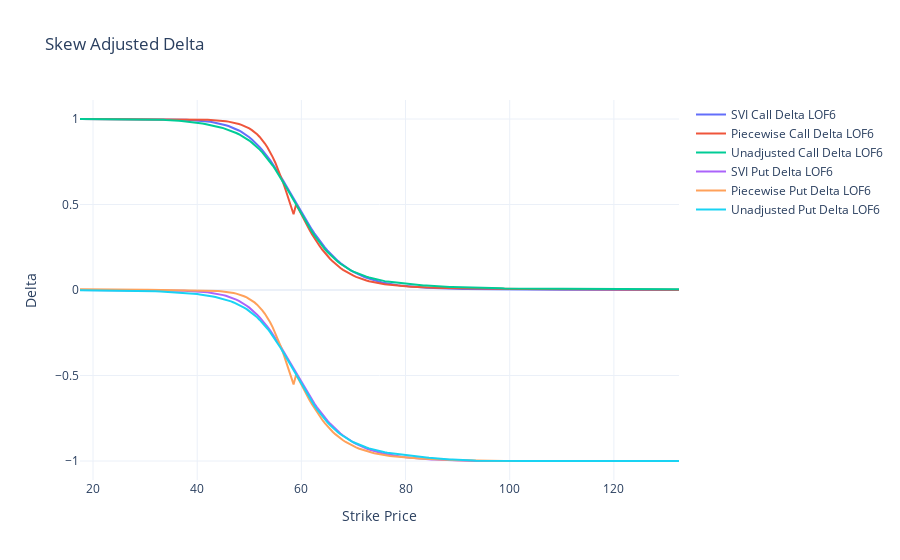

Notebook source saved alongside this figure:
### Code cell
fig = go.Figure()
add_vol_plot(
    fig=fig,
    vol_df=df,
    name=f"SVI Call Delta {option_label}",
    y_col="svi_call_delta",
    strike_range=mid_range,
    mode="lines",
)
add_vol_plot(
    fig=fig,
    vol_df=df,
    name=f"Piecewise Call Delta {option_label}",
    y_col="piecewise_call_delta",
    strike_range=mid_range,
    mode="lines",
)
add_vol_plot(
    fig=fig,
    vol_df=df,
    name=f"Unadjusted Call Delta {option_label}",
    y_col="call_delta",
    strike_range=mid_range,
    mode="lines",
)
add_vol_plot(
    fig=fig,
    vol_df=df,
    name=f"SVI Put Delta {option_label}",
    y_col="svi_put_delta",
    strike_range=mid_range,
    mode="lines",
)
add_vol_plot(
    fig=fig,
    vol_df=df,
    name=f"Piecewise Put Delta {option_label}",
    y_col="piecewise_put_delta",
    strike_range=mid_range,
    mode="lines",
)
add_vol_plot(
    fig=fig,
    vol_df=df,
    name=f"Unadjusted Put Delta {option_label}",
    y_col="put_delta",
    strike_range=mid_range,
    mode="lines",
)

fig.update_layout(
    title="Skew Adjusted Delta",
    xaxis_title="Strike Price",
    yaxis_title="Delta",
    template="plotly_white",
)
fig.show()

### Figure 1 — Plotly figure (JSON) as saved in the notebook; plotly's stock layout.template omitted (floating-point values rounded to 4 significant figures; data arrays with more than 128 entries replaced by an {"elided": "..."} marker saying what was removed)
{"data": [{"mode": "lines", "name": "SVI Call Delta LOF6", "x": {"elided": "206 float values"}, "y": {"elided": "206 float values"}, "type": "scatter"}, {"mode": "lines", "name": "Piecewise Call Delta LOF6", "x": {"elided": "206 float values"}, "y": {"elided": "206 float values"}, "type": "scatter"}, {"mode": "lines", "name": "Unadjusted Call Delta LOF6", "x": {"elided": "206 float values"}, "y": {"elided": "206 float values"}, "type": "scatter"}, {"mode": "lines", "name": "SVI Put Delta LOF6", "x": {"elided": "206 float values"}, "y": {"elided": "206 float values"}, "type": "scatter"}, {"mode": "lines", "name": "Piecewise Put Delta LOF6", "x": {"elided": "206 float values"}, "y": {"elided": "206 float values"}, "type": "scatter"}, {"mode": "lines", "name": "Unadjusted Put Delta LOF6", "x": {"elided": "206 float values"}, "y": {"elided": "206 float values"}, "type": "scatter"}], "layout": {"title": {"text": "Skew Adjusted Delta"}, "xaxis": {"title": {"text": "Strike Price"}}, "yaxis": {"title": {"text": "Delta"}}}}
